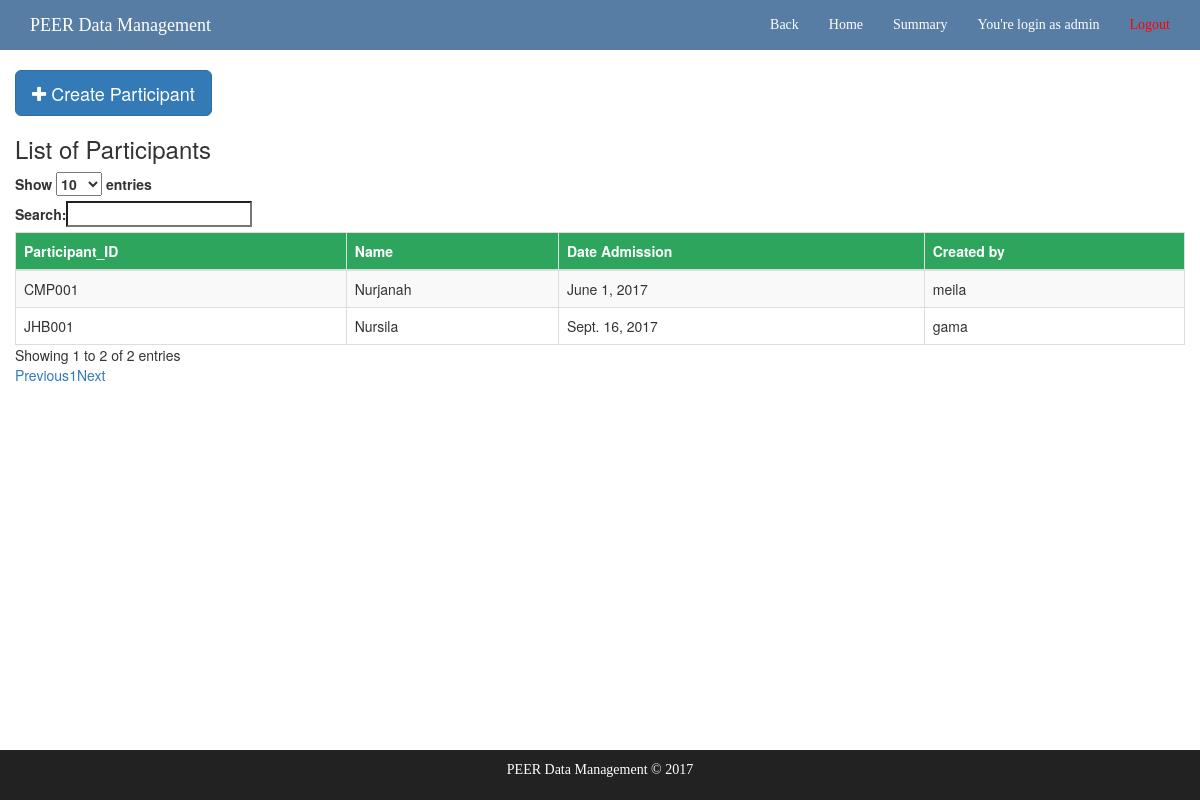
The app's page /participant/ (signed in) with its own data.
### core/models.py (models this page shows, shortened)
class Participant(models.Model):
	participant_id = models.CharField(max_length=10, blank=True)
	name = models.CharField(max_length=30, blank=True)
	date_admission = models.DateField()
	puskesmas = models.ForeignKey(Puskesmas, on_delete=models.PROTECT)
	created_by = models.CharField(max_length=25, blank=True)
	updated_by = models.CharField(max_length=25, blank=True)
	created_time = models.CharField(max_length=50, blank=True)
	updated_time = models.CharField(max_length=50, blank=True)
	active_status = models.BooleanField(default=True)

### core/views.py (the view)
# urls.py: url(r'^participant/$', views.participant_list, name='participant_list'),
@login_required(login_url='core:login')
def participant_list(request):
	participants = Participant.objects.filter(active_status=True)
	puskesmas_list = Puskesmas.objects.all()
	number_of_participants_list = []
	for puskesmas in puskesmas_list:
		number_of_participants_list.append(puskesmas.name + ": " + str(Participant.objects.filter(puskesmas=puskesmas).count()))
	return render(request, 'core/home.html', {'number_of_participants_list' : number_of_participants_list,'participants' : participants, 'puskesmas_list' : puskesmas_list})

### core/templates/core/home.html (shortened to what this page needs)
{% extends 'base.html' %}
{% block content %}
    <div class="container">
    <div>
        <div class="row">
            <button type="button" class="btn btn-primary btn-lg" data-toggle="modal" data-target="#createModal">
            <i class="fa fa-plus" aria-hidden="true"></i> Create Participant </button>
        </div>
        <div class="row">
           <h3> List of Participants </h3>
           <table id="myTable" class="table table-striped table-bordered dt-responsive nowrap" cellspacing="0" width="100%">
                <thead>
                    <tr>
                        <th>Participant_ID</th>
                        <th>Name</th>
                        <th>Date Admission </th>
                        <th>Created by</th>
                    </tr>
                </thead>
                <tbody>
                    {% load l10n %}
                    {% for participant in participants %}
                        <tr>
                            <td>{{ participant.participant_id }}</td>
                            <td class='clickable-row' data-href="{{request.get_full_path}}{{participant.id}}">
                            {% if participant.name|length <= 25 %}
                              {{ participant.name }}
                            {% else %}
                              {{ participant.name|slice:"0:25" }}
                            {% endif %}
                            </td>
                            <td class='clickable-row' data-href="{{request.get_full_path}}{{participant.id}}">
                            {{ participant.date_admission|localize }}
                            </td>
                            <td class='clickable-row' data-href="{{request.get_full_path}}{{participant.id}}">{{ participant.created_by }}</td>
                        </tr>
                    {% endfor %}
                </tbody>
           </table>
        </div>
      </div>
    </div>
{% endblock %}

### core/templates/base.html (shortened to what this page needs)
{% load staticfiles %}
<!DOCTYPE html>
<html lang="en">
<head>
    <link rel="stylesheet" href="https://maxcdn.bootstrapcdn.com/bootstrap/3.3.7/css/bootstrap.min.css">
    <link rel="stylesheet" href="https://cdn.datatables.net/1.10.15/css/dataTables.bootstrap.min.css">
    <link rel="stylesheet" href="https://cdn.datatables.net/responsive/2.1.1/css/responsive.bootstrap.min.css">
    <link rel="stylesheet" href="https://cdn.datatables.net/select/1.2.2/css/select.dataTables.min.css">
    <link href="http://maxcdn.bootstrapcdn.com/font-awesome/4.1.0/css/font-awesome.min.css" rel="stylesheet">
    <link rel="stylesheet" href="https://cdnjs.cloudflare.com/ajax/libs/jquery-confirm/3.3.0/jquery-confirm.min.css">
</head>
<body>
    <nav class="navbar navbar-inverse navbar-fixed-top" role="navigation">
        <div class="container">
            <div class="navbar-header">
                <a class="navbar-brand" href="{% url 'core:home' %}" style="color:white; font-family:verdana;">PEER Data Management</a>
            </div>
            <div class="collapse navbar-collapse" id="bs-example-navbar-collapse-1">
                <ul class="nav navbar-nav navbar-right">
                    <li>
                    <a href="../" style="color:white; font-family:verdana;">Back</a>
                    </li>
                    <li>
                        <a href="{% url 'core:home' %}" style="color:white; font-family:verdana;">Home</a>
                    </li>
                    <li>
                        <a href="{% url 'core:summary' %}" style="color:white; font-family:verdana;">Summary</a>
                    </li>
                    <li>
                        <a href="#" style="color:white; font-family:verdana;">You're login as {{ request.user.username }}</a>
                    </li>
                    <li>
                        <a href="{% url 'core:logout'%}" style="color:red; font-family:verdana;">Logout</a>
                    </li>
                </ul>
            </div>
        </div>
    </nav>
    {% block content %}
    {% endblock %}
    <div class="footer">
      <div class="container">
        <p class="text-muted" style="color:white; font-family:verdana;">PEER Data Management &copy; 2017</p>
      </div>
    </div>
</body>
</html>

### core/templates/base.html (style rules this page uses)
html { height: 100%; }
body { min-height: 100%; padding-top: 70px; position: relative; margin: 0; padding-bottom: 6rem; }
#myTable { margin: auto; }
#myTable th { background-color: #4CAF50; color: white; }
.footer { position: absolute; right: 0; bottom: 0; left: 0; padding: 1rem; background-color: #222; border-color: #080808; text-align: center; }
.navbar.navbar-inverse { background-color:#577da5; border-color: white; }
#myTable th { background-color: #2da55d; }

### records on screen
Participant: participant_id "JHB001", name "Nursila", date_admission "Sept. 16, 2017", created_by "gama"
Participant: participant_id "CMP001", name "Nurjanah", date_admission "June 1, 2017", created_by "meila"

### other values on screen
{{ request.user.username }} "admin"
